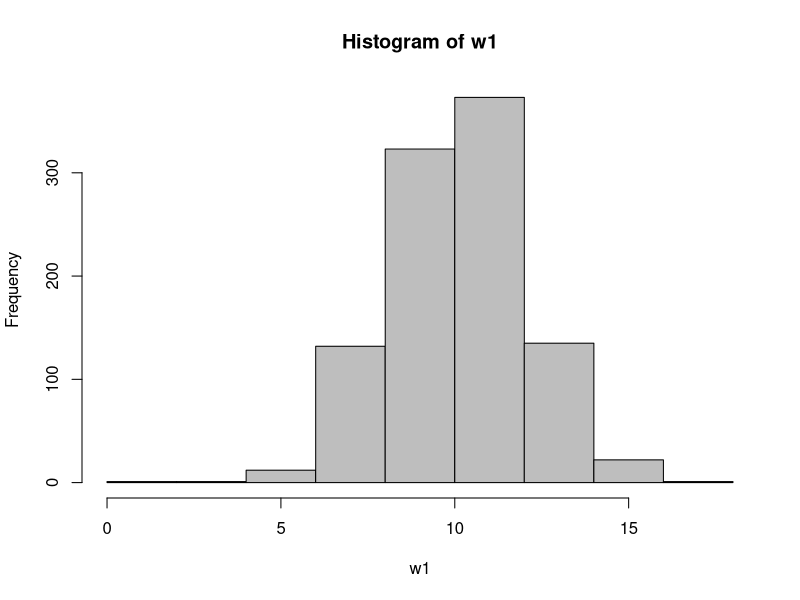
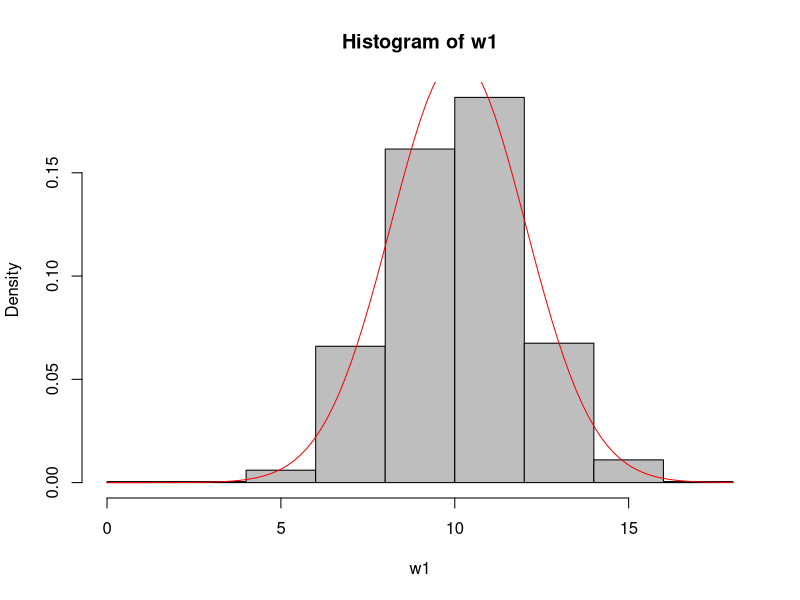
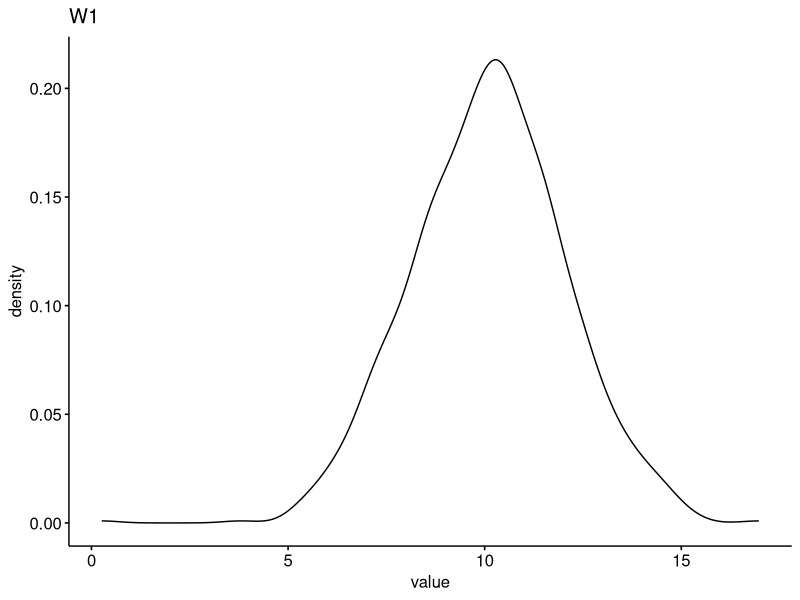
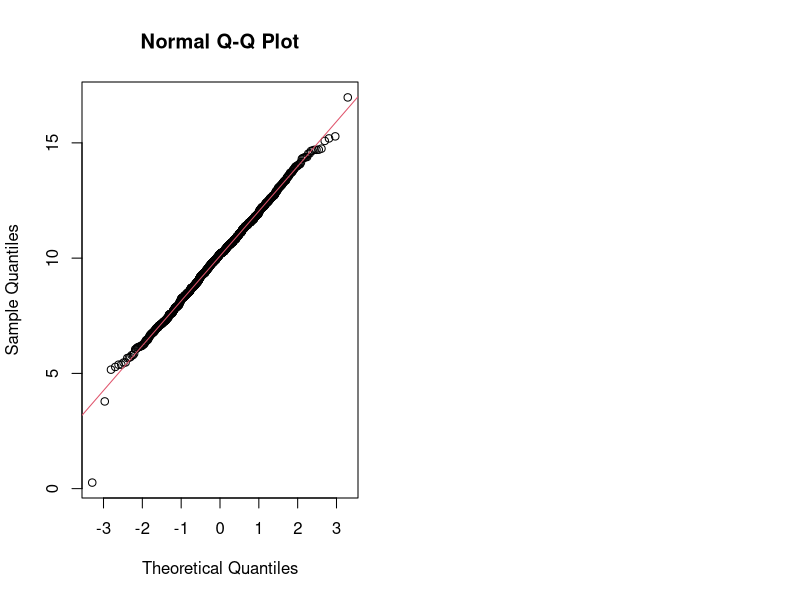
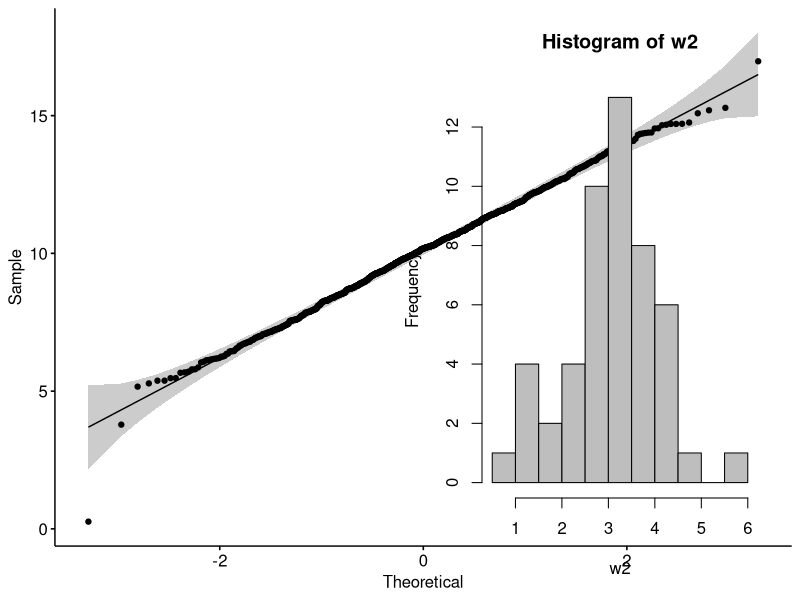
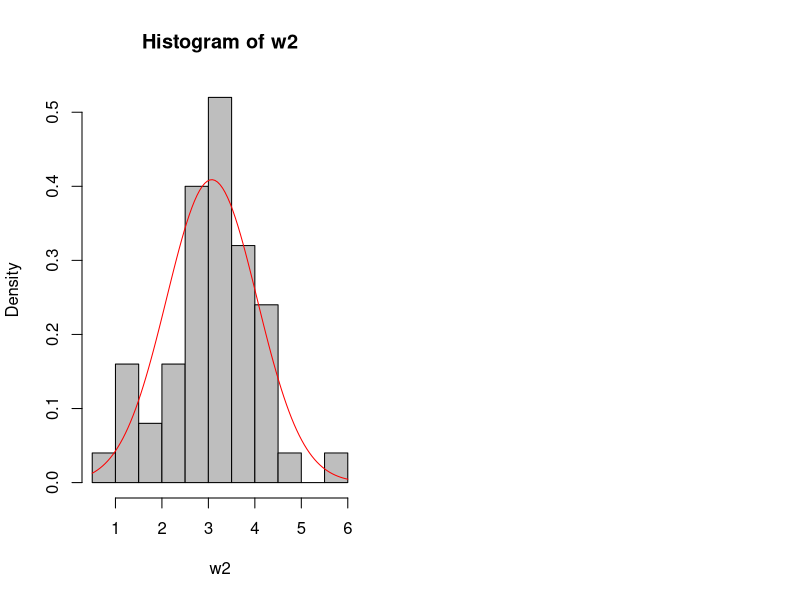
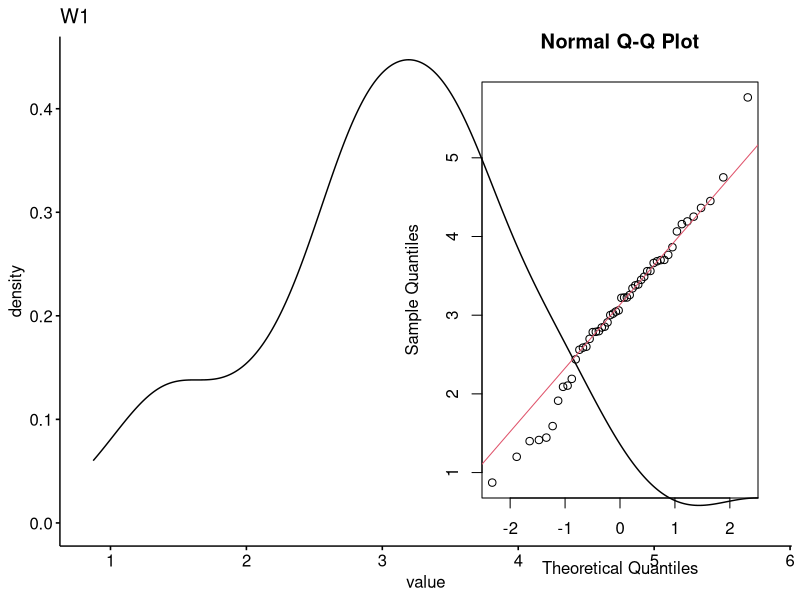
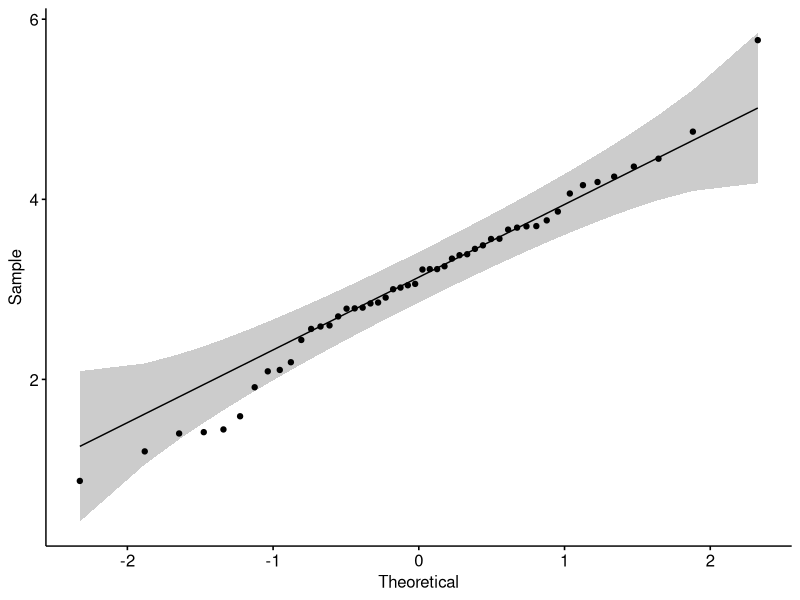

Generate these figures, in order, with R:
## Generate two data sets
## First Normal, second from a t-distribution
w1<-rnorm(1000, mean=10, sd=2) 
w2<-rnorm(50, mean=3, sd=1) 

## Have a look at the histogram
hist(w1, col="grey")
hist(w1, col="grey", freq=F)

## Have a look at the curve on the histogram
curve( dnorm(x, mean = mean(w1),sd= sd(w1)), add=T, col="red")


## Plot Density plot
library("ggpubr")
library("glue")

ggdensity(w1, 
          main = "W1",
          xlab = "value")

## Plot using a qqplot
par( mfrow = c(1,2 ))
qqnorm(w1)
qqline(w1, col = 2)

ggqqplot(w1)

## Perform the test
shapiro.test(w1)

#### In case of w2
hist(w2, col="grey")
hist(w2, col="grey", freq=F)

curve( dnorm(x, mean = mean(w2),sd= sd(w2)), add=T, col="red")

ggdensity(w2, 
          main = "W1",
          xlab = "value")

qqnorm(w2)
qqline(w2, col = 2)

ggqqplot(w2)

shapiro.test(w2)

## Plot multi qqplot
par( mfrow = c(1,2 ),mai=c(0.3,0.3,0.15,0.15))
qqnorm(w1)
qqline(w1, col = 2)

qqnorm(w2)
qqline(w2, col = 2)

## eGFR example
setwd('D:\\workshop')
dataset = read.csv("eGFR.csv", header=T,colClasses = c("numeric", "numeric", "numeric","numeric", "numeric"))

shapiro.test(dataset[,1])
qqnorm(dataset[,1])
qqline(dataset[,1], col = 2)
